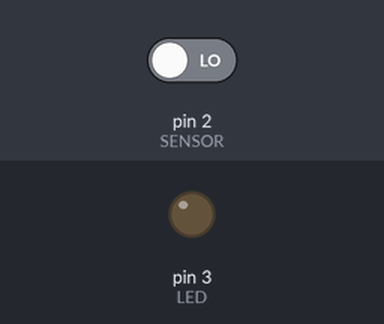
Bench run of a sketch on a simulated Arduino Uno, built with avr-gcc and run on an emulated ATmega328P. On the bench: output pins drawn as LEDs (lit = HIGH). Inputs (shaded band) come from the test bench; at power-on: pin 2 (SENSOR) LOW.

Above: at 1.2 s.
1.3 s: pin 2 (SENSOR) driven HIGH
At 2.4 s:
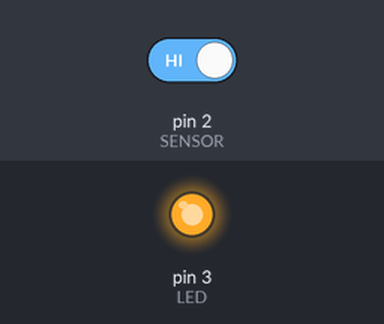
2.8 s: pin 2 (SENSOR) driven LOW
At 3.5 s:
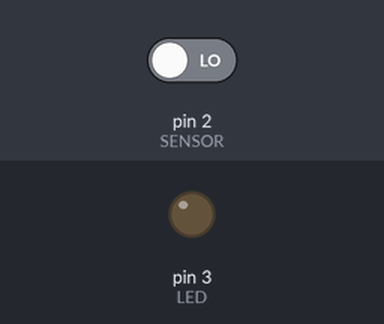
Timing chart, 0 to 5.8 s (numbered marks = the images above; inputs shaded):
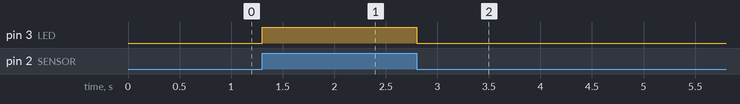

Measured:
- after the input at 1.3 s, pin 3 (LED): LOW → HIGH at once
- after the input at 2.8 s, pin 3 (LED): HIGH → LOW at once

The sketch:

SensorOrientacion.ino
```cpp
int LED = 3;
int SENSOR = 2;
int ESTADO = 0;

void setup() {
  pinMode(LED, OUTPUT);
  pinMode(SENSOR, INPUT);
}

void loop() {
  ESTADO = digitalRead(SENSOR);
  digitalWrite(LED, ESTADO);
  delay(100);
}
```
